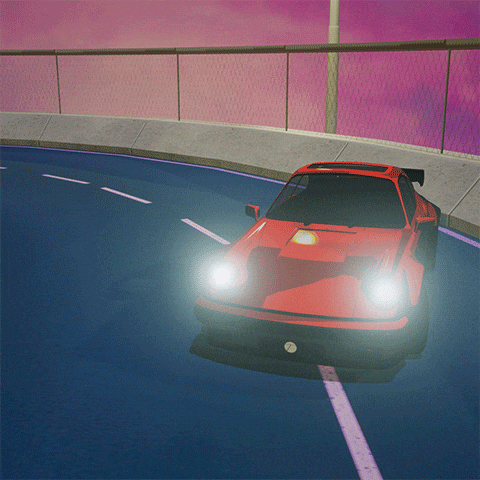
#> input picture data/porsche-source.gif, 480 x 480 px, found by its file name
$ python make_porsche_ascii.py
#> lines starting #> are read from the running program, lines starting #| are printed output that depends on the picture
#!/usr/bin/env python3
"""Convert data/porsche-source.gif into an animated, source-colored ASCII SVG."""
import os
import sys
from PIL import Image, ImageSequence

sys.path.insert(0, os.path.dirname(__file__))
from theme import THEMES

RAMP = " .:-=+*#%@"
WIDTH = 60
CELL_W = 7
CELL_H = 12
FRAME_STEP = 3  # sample every Nth gif frame to keep SVG size reasonable
PAD = 16

def brightness_to_char(b: float) -> str:
    idx = int(b * (len(RAMP) - 1))
    return RAMP[min(idx, len(RAMP) - 1)]

def load_frames(path: str, backdrop=(13, 17, 23, 255)):
#> called with path = 'data/porsche-source.gif', backdrop = (22, 27, 34, 255)
    im = Image.open(path)
#> im is the input picture: PIL image 480x480 P; mean R, G, B, A 98.3, 92.2, 107.8, 255
    base = Image.new("RGBA", im.size, backdrop)
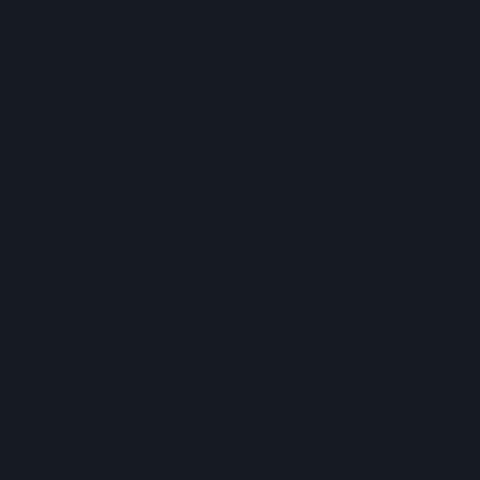
#> base: PIL image 480x480 RGBA; mean R, G, B, A 22, 27, 34, 255
    frames = []
    durations = []
    for frame in ImageSequence.Iterator(im):
        base.alpha_composite(frame.convert("RGBA"))
        frames.append(base.convert("RGB"))
        durations.append(frame.info.get("duration", 40))
#> this loop made 36 passes
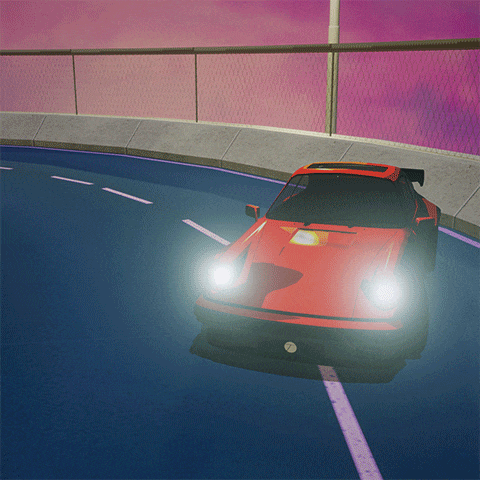
#> base: PIL image 480x480 RGBA; mean R, G, B, A 97.3, 90.7, 106.9, 255
#> after the loop, durations = 36 values from 40 to 40; frames = 36 items
    return frames, durations

def hex_to_rgba(h: str):
    h = h.lstrip('#')
    return tuple(int(h[i:i + 2], 16) for i in (0, 2, 4)) + (255,)

def build_porsche(input_path: str = "data/porsche-source.gif", theme: dict = THEMES["dark"]):
    """Return (width, height, inner_svg_markup) — no outer <svg> wrapper."""
    raw_frames, raw_durations = load_frames(input_path, backdrop=hex_to_rgba(theme["card_bg"]))
#> raw_frames = 36 items; raw_durations = 36 values from 40 to 40
    raw_frames = raw_frames[::FRAME_STEP]
#> raw_frames = 12 items
    raw_durations = raw_durations[::FRAME_STEP]
#> raw_durations = [40, 40, 40, 40, 40, 40, 40, 40, 40, 40, 40, 40]
    total_dur = sum(raw_durations) / 1000.0
#> total_dur = 0.48
    num_frames = len(raw_frames)
#> num_frames = 12

    aspect = raw_frames[0].height / raw_frames[0].width
#> aspect = 1
    height = int(WIDTH * aspect * (CELL_W / CELL_H))
#> height = 35

    grids = []  # grids[frame][row][col] = (char, hexcolor)
    for img in raw_frames:
        small = img.resize((WIDTH, height), Image.LANCZOS)
        px = small.load()
        grid = []
        for row in range(height):
            line = []
            for col in range(WIDTH):
                r, g, b = px[col, row]
                lum = (0.299 * r + 0.587 * g + 0.114 * b) / 255.0
                ch = brightness_to_char(lum)
                line.append((ch, "#%02x%02x%02x" % (r, g, b)))
            grid.append(line)
        grids.append(grid)
#> this loop made 12 passes
#> pass 1, in build_porsche, `small = img.resize((WIDTH, height), Image.LANCZOS)`:
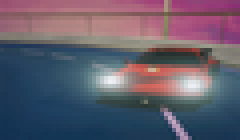
#> small: PIL image 60x35 RGB (shown 4 times larger); mean R, G, B 98.3, 92.2, 107.7
#> pass 2, in build_porsche, `small = img.resize((WIDTH, height), Image.LANCZOS)`:
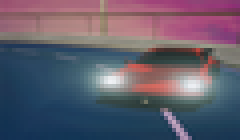
#> small: PIL image 60x35 RGB (shown 4 times larger); mean R, G, B 97.4, 91.9, 107.8
#> pass 3, in build_porsche, `small = img.resize((WIDTH, height), Image.LANCZOS)`:
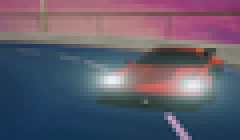
#> small: PIL image 60x35 RGB (shown 4 times larger); mean R, G, B 97.5, 91.7, 107.7

    svg_w = WIDTH * CELL_W + PAD * 2
    svg_h = height * CELL_H + PAD * 2

    lines = []
    lines.append(f'<rect width="{svg_w}" height="{svg_h}" rx="8" fill="{theme["card_bg"]}" stroke="{theme["card_stroke"]}" stroke-width="1"/>')

    keytimes = ";".join(f"{i/(num_frames-1):.4f}" for i in range(num_frames))

    for row in range(height):
        for col in range(WIDTH):
            ch0, color0 = grids[0][row][col]
            if all(grids[fi][row][col][0] == ' ' for fi in range(num_frames)):
                continue

            colors = ";".join(grids[fi][row][col][1] for fi in range(num_frames))
            glyph = ch0 if ch0 != ' ' else chr(160)

            x = PAD + col * CELL_W
            y = PAD + row * CELL_H + CELL_H - 2

            lines.append(f'<text x="{x}" y="{y}" font-family="Courier New, Courier, monospace" font-size="11" fill="{color0}">{glyph}')
            lines.append(f'  <animate attributeName="fill" values="{colors}" keyTimes="{keytimes}" dur="{total_dur:.2f}s" repeatCount="indefinite"/>')
            lines.append('</text>')

    return svg_w, svg_h, '\n'.join(lines)

def make_porsche_svg(input_path: str = "data/porsche-source.gif", output_path: str = "vaib-ascii.svg"):
    svg_w, svg_h, inner = build_porsche(input_path)
    full = (
        f'<svg xmlns="http://www.w3.org/2000/svg" viewBox="0 0 {svg_w} {svg_h}" width="{svg_w}" height="{svg_h}">\n'
        f'<style>text {{ font-family: "Courier New", Courier, monospace; font-size: 11px; }}</style>\n'
        f'{inner}\n</svg>'
    )
    os.makedirs(os.path.dirname(output_path) or '.', exist_ok=True)
    with open(output_path, 'w') as f:
        f.write(full)
    fsize = os.path.getsize(output_path)
    print(f"Porsche ASCII SVG saved to {output_path} ({fsize/1024:.0f}KB)")

if __name__ == "__main__":
    inp = sys.argv[1] if len(sys.argv) > 1 else "data/porsche-source.gif"
    make_porsche_svg(inp)
